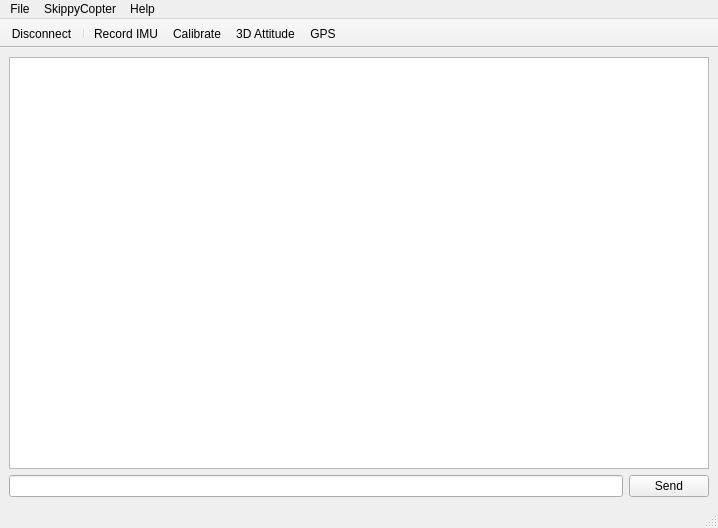
<?xml version="1.0" encoding="UTF-8"?>
<ui version="4.0">
 <class>MainWindow</class>
 <widget class="QMainWindow" name="MainWindow">
  <property name="geometry">
   <rect>
    <x>0</x>
    <y>0</y>
    <width>718</width>
    <height>528</height>
   </rect>
  </property>
  <property name="windowTitle">
   <string>SkippyMonitor</string>
  </property>
  <widget class="QWidget" name="centralwidget">
   <layout class="QVBoxLayout" name="verticalLayout">
    <item>
     <widget class="QPlainTextEdit" name="plainTextEdit">
      <property name="documentTitle">
       <string/>
      </property>
      <property name="undoRedoEnabled">
       <bool>false</bool>
      </property>
     </widget>
    </item>
    <item>
     <layout class="QHBoxLayout" name="horizontalLayout_2">
      <item>
       <widget class="QLineEdit" name="edit_input"/>
      </item>
      <item>
       <widget class="QPushButton" name="btn_send">
        <property name="text">
         <string>Send</string>
        </property>
       </widget>
      </item>
     </layout>
    </item>
   </layout>
  </widget>
  <widget class="QMenuBar" name="menubar">
   <property name="geometry">
    <rect>
     <x>0</x>
     <y>0</y>
     <width>718</width>
     <height>20</height>
    </rect>
   </property>
   <widget class="QMenu" name="menuFile">
    <property name="title">
     <string>File</string>
    </property>
    <addaction name="actionPreferences"/>
    <addaction name="actionQuit"/>
   </widget>
   <widget class="QMenu" name="menuHelp">
    <property name="tearOffEnabled">
     <bool>true</bool>
    </property>
    <property name="title">
     <string>Help</string>
    </property>
    <addaction name="actionAbout"/>
   </widget>
   <widget class="QMenu" name="menuSkippyCopter">
    <property name="title">
     <string>SkippyCopter</string>
    </property>
    <widget class="QMenu" name="menuOpen">
     <property name="title">
      <string>Connect</string>
     </property>
     <addaction name="actionSerial"/>
     <addaction name="actionBluetooth"/>
    </widget>
    <addaction name="menuOpen"/>
    <addaction name="actionDisconnect"/>
    <addaction name="separator"/>
    <addaction name="actionJTAG"/>
    <addaction name="actionRecord_IMU"/>
    <addaction name="actionCalibrate"/>
    <addaction name="action3D_Attitude"/>
   </widget>
   <addaction name="menuFile"/>
   <addaction name="menuSkippyCopter"/>
   <addaction name="menuHelp"/>
  </widget>
  <widget class="QStatusBar" name="statusBar"/>
  <widget class="QToolBar" name="toolBar">
   <property name="windowTitle">
    <string>toolBar</string>
   </property>
   <property name="movable">
    <bool>false</bool>
   </property>
   <property name="iconSize">
    <size>
     <width>32</width>
     <height>32</height>
    </size>
   </property>
   <property name="toolButtonStyle">
    <enum>Qt::ToolButtonTextUnderIcon</enum>
   </property>
   <property name="floatable">
    <bool>false</bool>
   </property>
   <attribute name="toolBarArea">
    <enum>TopToolBarArea</enum>
   </attribute>
   <attribute name="toolBarBreak">
    <bool>false</bool>
   </attribute>
   <addaction name="actionDisconnect"/>
   <addaction name="separator"/>
   <addaction name="actionRecord_IMU"/>
   <addaction name="actionCalibrate"/>
   <addaction name="action3D_Attitude"/>
   <addaction name="actionGPS"/>
  </widget>
  <action name="actionAbout">
   <property name="text">
    <string>About</string>
   </property>
  </action>
  <action name="actionPreferences">
   <property name="icon">
    <iconset resource="Resources.qrc">
     <normaloff>:/icon/tango-32x32/categories/preferences-system.png</normaloff>:/icon/tango-32x32/categories/preferences-system.png</iconset>
   </property>
   <property name="text">
    <string>Preferences</string>
   </property>
  </action>
  <action name="actionQuit">
   <property name="icon">
    <iconset resource="Resources.qrc">
     <normaloff>:/icon/tango-32x32/actions/system-log-out.png</normaloff>:/icon/tango-32x32/actions/system-log-out.png</iconset>
   </property>
   <property name="text">
    <string>Quit</string>
   </property>
   <property name="shortcut">
    <string>Meta+Q</string>
   </property>
   <property name="shortcutContext">
    <enum>Qt::ApplicationShortcut</enum>
   </property>
  </action>
  <action name="actionSerial">
   <property name="icon">
    <iconset resource="Resources.qrc">
     <normaloff>:/icon/tango-32x32/devices/network-wired.png</normaloff>:/icon/tango-32x32/devices/network-wired.png</iconset>
   </property>
   <property name="text">
    <string>Serial</string>
   </property>
  </action>
  <action name="actionBluetooth">
   <property name="icon">
    <iconset resource="Resources.qrc">
     <normaloff>:/icon/tango-32x32/devices/network-wireless.png</normaloff>:/icon/tango-32x32/devices/network-wireless.png</iconset>
   </property>
   <property name="text">
    <string>Bluetooth</string>
   </property>
  </action>
  <action name="actionJTAG">
   <property name="icon">
    <iconset resource="Resources.qrc">
     <normaloff>:/icon/tango-32x32/categories/applications-system.png</normaloff>:/icon/tango-32x32/categories/applications-system.png</iconset>
   </property>
   <property name="text">
    <string>JTAG</string>
   </property>
  </action>
  <action name="actionDisconnect">
   <property name="icon">
    <iconset resource="Resources.qrc">
     <normaloff>:/icon/tango-32x32/actions/process-stop.png</normaloff>:/icon/tango-32x32/actions/process-stop.png</iconset>
   </property>
   <property name="text">
    <string>Disconnect</string>
   </property>
  </action>
  <action name="actionRecord_IMU">
   <property name="icon">
    <iconset resource="Resources.qrc">
     <normaloff>:/icon/tango-32x32/actions/media-record.png</normaloff>:/icon/tango-32x32/actions/media-record.png</iconset>
   </property>
   <property name="text">
    <string>Record IMU</string>
   </property>
  </action>
  <action name="actionCalibrate">
   <property name="icon">
    <iconset resource="Resources.qrc">
     <normaloff>:/icon/tango-32x32/categories/preferences-desktop.png</normaloff>:/icon/tango-32x32/categories/preferences-desktop.png</iconset>
   </property>
   <property name="text">
    <string>Calibrate</string>
   </property>
  </action>
  <action name="action3D_Attitude">
   <property name="icon">
    <iconset resource="Resources.qrc">
     <normaloff>:/icon/tango-32x32/devices/input-gaming.png</normaloff>:/icon/tango-32x32/devices/input-gaming.png</iconset>
   </property>
   <property name="text">
    <string>3D Attitude</string>
   </property>
  </action>
  <action name="actionGPS">
   <property name="icon">
    <iconset resource="Resources.qrc">
     <normaloff>:/icon/tango-32x32/devices/network-wireless.png</normaloff>:/icon/tango-32x32/devices/network-wireless.png</iconset>
   </property>
   <property name="text">
    <string>GPS</string>
   </property>
  </action>
 </widget>
 <resources>
  <include location="Resources.qrc"/>
 </resources>
 <connections>
  <connection>
   <sender>actionQuit</sender>
   <signal>triggered()</signal>
   <receiver>MainWindow</receiver>
   <slot>close()</slot>
   <hints>
    <hint type="sourcelabel">
     <x>-1</x>
     <y>-1</y>
    </hint>
    <hint type="destinationlabel">
     <x>358</x>
     <y>263</y>
    </hint>
   </hints>
  </connection>
 </connections>
</ui>
